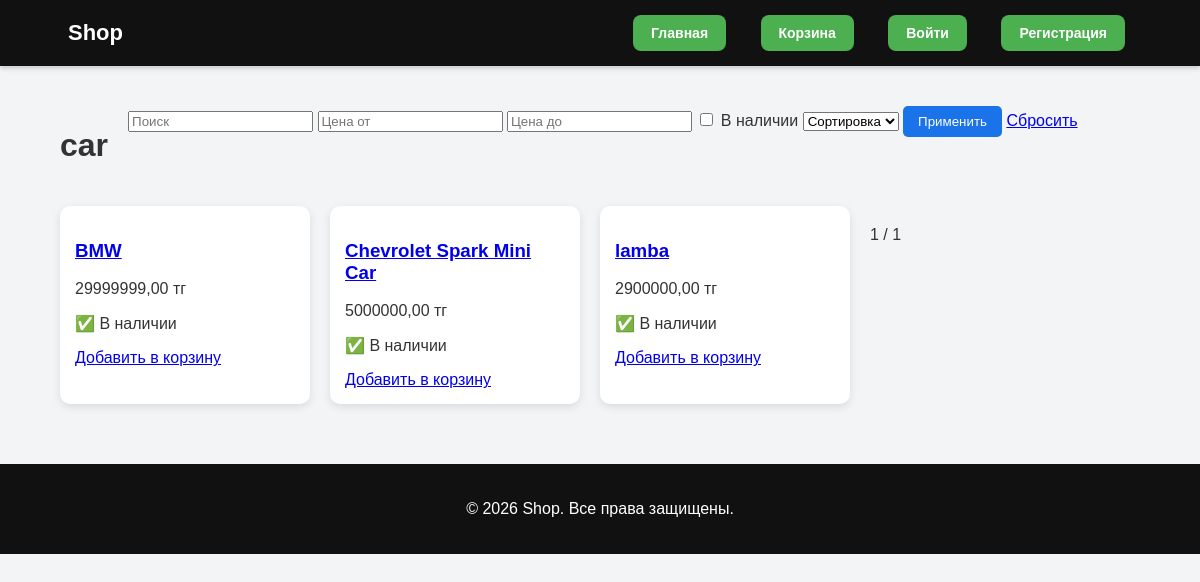
Screenshot of /category/car-/ with the database file from the repository.
### catalog/models.py (models this page shows, shortened)
class Category(models.Model):
    name = models.CharField(max_length=100)
    slug = models.SlugField(unique=True)

class Product(models.Model):
    category = models.ForeignKey(Category, on_delete=models.CASCADE)
    name = models.CharField(max_length=200)
    slug = models.SlugField(unique=True)
    description = models.TextField(blank=True)
    price = models.DecimalField(max_digits=10, decimal_places=2)
    old_price = models.DecimalField(max_digits=10, decimal_places=2, null=True, blank=True)
    stock = models.IntegerField(default=0)
    is_active = models.BooleanField(default=True)

### catalog/views.py (the view)
# urls.py: path("category/<slug:slug>/", views.product_list_by_category, name="product_list"),
def product_list_by_category(request, slug):
    category = get_object_or_404(Category, slug=slug)
    qs = Product.objects.filter(category=category, is_active=True)
    q = request.GET.get("q", "").strip()
    if q:
        qs = qs.filter(Q(name__icontains=q) | Q(description__icontains=q))
    min_price = request.GET.get("min_price", "").strip()
    max_price = request.GET.get("max_price", "").strip()
    try:
        if min_price:
            qs = qs.filter(price__gte=Decimal(min_price))
        if max_price:
            qs = qs.filter(price__lte=Decimal(max_price))
    except (InvalidOperation, ValueError):
        pass
    if request.GET.get("in_stock") == "1":
        qs = qs.filter(stock__gt=0)
    sort = request.GET.get("sort", "")
    if sort == "price_asc":
        qs = qs.order_by("price")
    elif sort == "price_desc":
        qs = qs.order_by("-price")
    elif sort == "new":
        qs = qs.order_by("-id")
    else:
        qs = qs.order_by("name")
    paginator = Paginator(qs, 6)
    page_obj = paginator.get_page(request.GET.get("page"))
    params = request.GET.copy()
    params.pop("page", None)
    qs_params = params.urlencode()
    return render(request, "catalog/product_list.html", {
        "category": category,
        "page_obj": page_obj,
        "qs_params": qs_params,
    })

### catalog/templates/catalog/product_list.html (shortened to what this page needs)
{% extends "base.html" %}
{% block content %}
<h1>{{ category.name }}</h1>
<form method="get" style="margin-bottom:20px;">
  <input name="q" placeholder="Поиск" value="{{ request.GET.q|default:'' }}">
  <input name="min_price" placeholder="Цена от" value="{{ request.GET.min_price|default:'' }}">
  <input name="max_price" placeholder="Цена до" value="{{ request.GET.max_price|default:'' }}">
  <label>
    <input type="checkbox" name="in_stock" value="1" {% if request.GET.in_stock == "1" %}checked{% endif %}>
    В наличии
  </label>
  <select name="sort">
    <option value="">Сортировка</option>
  </select>
  <button type="submit">Применить</button>
  <a href="{% url 'catalog:product_list' category.slug %}">Сбросить</a>
</form>
{% for p in page_obj %}
  <div class="card">
    <a href="{% url 'catalog:product_detail' p.slug %}"><h3>{{ p.name }}</h3></a>
    <p>{{ p.price }} тг</p>
    {% if p.stock > 0 %}
      <p>✅ В наличии</p>
      <a href="{% url 'catalog:add_to_cart' p.id %}">Добавить в корзину</a>
    {% else %}
      <p>❌ Нет</p>
    {% endif %}
  </div>
{% endfor %}
<div style="margin-top:20px;">
  <span>{{ page_obj.number }} / {{ page_obj.paginator.num_pages }}</span>
</div>
{% endblock %}

### static/css/style.css (style rules this page uses)
body { font-family: "Arial", sans-serif; margin: 0; background: #f0f2f5; color: #333; }
.card { background: white; border-radius: 10px; padding: 15px; flex: 1 1 200px; max-width: 220px; box-shadow: 0 3px 8px rgba(0,0,0,0.1); transition: transform 0.2s, box-shadow 0.2s; }
button, .btn { background: #1a73e8; color: white; border: none; padding: 8px 15px; border-radius: 5px; cursor: pointer; transition: background 0.3s; }

### catalog/templates/base.html (style rules this page uses)
body { margin: 0; font-family: Arial, sans-serif; background: #f3f4f6; }

### rows the page displays
Category: name "car"
Product: name "BMW", price "29999999,00", stock "✅ В наличии"
Product: name "Chevrolet Spark Mini Car", price "5000000,00", stock "✅ В наличии"
Product: name "lamba", price "2900000,00", stock "✅ В наличии"

### other values shown
{{ page_obj.number }} "1"
{{ page_obj.paginator.num_pages }} "1"
